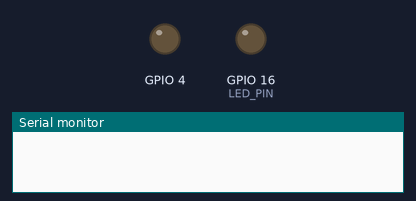
Recording of a sketch running on a simulated ESP32. Shown: output pins drawn as LEDs (lit = HIGH), the last lines printed to the serial monitor. WiFi joins after 1.5 s; servers stay silent unless stated; not simulated (calls return 0 or success): secrets.h. At 123.4 s the program puts the board to deep sleep or switches it off; the recording ends there.

Above: at 0.0 s.
At 1.1 s:
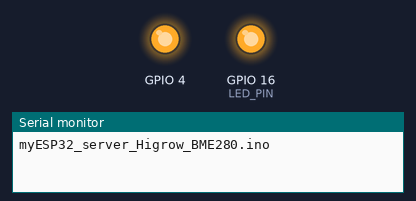
At 123.3 s:
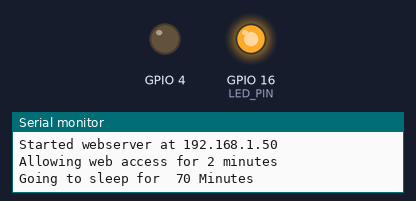
Timing chart, 0 to 123.4 s (numbered marks = the images above):
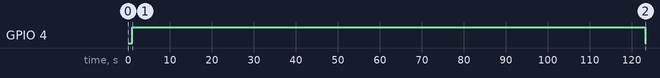

Measured:
- by itself, GPIO 4: HIGH → LOW at 123 s

The sketch:

myESP32_server_Higrow_BME280.ino
```cpp
//rode sensor2 static IP 11
// sensortype is LilyGO TTGO T-Higrow ESP32 - BME280 Sensor
// In Arduino IDE: Boards ESP32 Arduino / ESP32 Dev Module

#include "WiFi.h"
#include "ESPAsyncWebServer.h"
#define uS_TO_S_FACTOR 1000000  /* Conversion factor for micro seconds to seconds */
#include <Wire.h>
#include <Adafruit_Sensor.h>
#include <Adafruit_BME280.h>
#include "secrets.h"
/*
// secrets.h: wifi passwords and weather.api get yours at api.openweathermap.org
const char* ssid     = "mySSID";
const char* password = "myWIFIpassword";
String town="Apeldoorn";//weather api
String Country="NL";
const String key = "095e789fe1a290c29b29bbb364346bcd";
*/

// from bme280HIGROWtest
#define SOIL_PIN                (32)
#define LED_PIN                 (16)
#define OB_BH1750_ADDRESS       (0x23)//lightmeter
#define BME_SCK 13
#define BME_MISO 12
#define BME_MOSI 11
#define BME_CS 10
#define TEMP_CORR 5

Adafruit_BME280 bme; // I2C
int               sleepmins     = 70;
int               sleeptime     = sleepmins * 60; // 70 mins * 60 seconds

// Create AsyncWebServer object on port 80
AsyncWebServer server(80);

String readTemp()   {return String(bme.readTemperature()-TEMP_CORR);}
String readHumi()   {return String(bme.readHumidity());}
String readPres()   {return String(bme.readPressure() / 100.0F);}
String readSoilhum(){return String(map(analogRead(SOIL_PIN), 0, 4095, 100, 0));
}

void setup(){
  Serial.begin    (115200);
  unsigned long     sleepingtime  = (sleeptime * uS_TO_S_FACTOR);
  esp_sleep_enable_timer_wakeup (sleepingtime);
  delay           (1000);
  Serial.println  (__FILE__);//name of this doc
  //tinycode
  pinMode         (4, OUTPUT);
  digitalWrite    (4, HIGH);
  pinMode         (LED_PIN, OUTPUT);
  digitalWrite    (LED_PIN, HIGH); //turn a led
  delay           (200);
  Wire.begin      (25, 26);
  unsigned        status;
  status = bme.begin(0x77, &Wire);
  if (!status) {
      Serial.println  ("Could not find a valid BME280 sensor, check wiring, address, sensor ID!");
      Serial.print    ("SensorID was: 0x");
      Serial.println  (bme.sensorID(),16);
      Serial.print    ("        ID of 0xFF probably means a bad address, a BMP 180 or BMP 085\n");
      Serial.print    ("   ID of 0x56-0x58 represents a BMP 280,\n");
      Serial.print    ("        ID of 0x60 represents a BME 280.\n");
      Serial.print    ("        ID of 0x61 represents a BME 680.\n");
      while (1) delay (10);
  }

  // Set your Static IP address
  IPAddress local_IP(192, 168, 2, 11);
  // Set your Gateway IP address
  IPAddress gateway(192, 168, 2, 254);
  IPAddress subnet(255, 255, 255, 0);
  IPAddress primaryDNS(8, 8, 8, 8);   //optional
  IPAddress secondaryDNS(8, 8, 4, 4); //optional
  // Configures static IP address
  if (!WiFi.config(local_IP, gateway, subnet, primaryDNS, secondaryDNS)) {
     Serial.println("STA Failed to configure");
  }

  // Connect to Wi-Fi
  WiFi.begin          (ssid, password);
  while (WiFi.status() != WL_CONNECTED) {
    delay(1000);
    Serial.println("Connecting to WiFi..");
  }
  Serial.print      ("Started webserver at ");
  Serial.println    (WiFi.localIP());

  server.on("/temperature", HTTP_GET, [](AsyncWebServerRequest *request){
    request->send_P(200, "text/plain", readTemp().c_str());
  });
  server.on("/humidity", HTTP_GET, [](AsyncWebServerRequest *request){
    request->send_P(200, "text/plain", readHumi().c_str());
  });
  server.on("/pressure", HTTP_GET, [](AsyncWebServerRequest *request){
    request->send_P(200, "text/plain", readPres().c_str());
  });
  server.on("/soilhum", HTTP_GET, [](AsyncWebServerRequest *request){
    request->send_P(200, "text/plain", readSoilhum().c_str());
  });

  // Start server
  server.begin();
}

void loop(){
Serial.println      ("Allowing web access for 2 minutes");
delay               (120000)       ; //wait 2 minutes
digitalWrite        (SOIL_PIN, LOW);
digitalWrite        (4, LOW); //turn off GPIO16
Serial.println      ("Going to sleep for  " + String(sleeptime/60) + " Minutes");
delay               (200);

esp_deep_sleep_start();
  }
```
